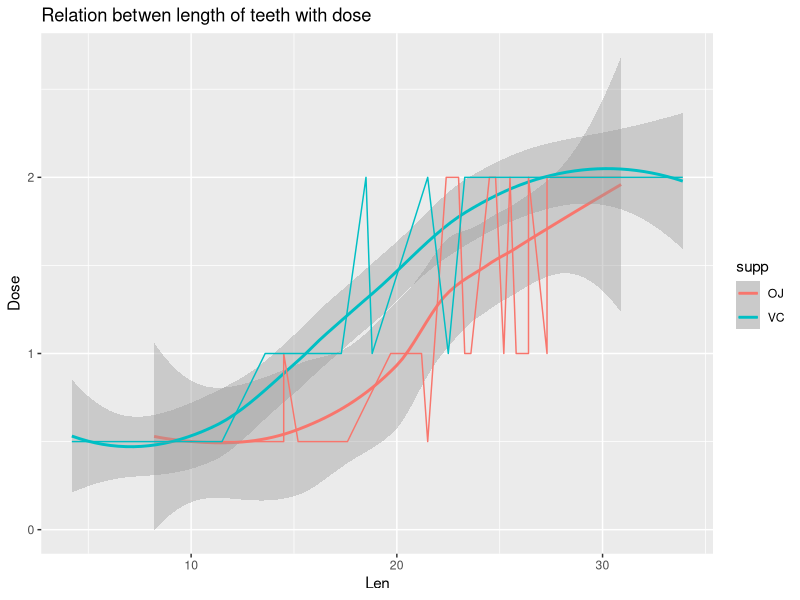

Here is the R script that generated this plot:
## ---- chunk 1
library(ggplot2)
library(datasets)
data(ToothGrowth)
#plot(x = ToothGrowth$supp, y=ToothGrowth$dose)

g <- ggplot(ToothGrowth, aes(x=len, y=dose, colour=supp)) +     
    geom_smooth()+
    labs(x="Len", y=expression("Dose"))+
    labs(title = paste('Relation betwen length of teeth with dose'))+
    geom_line(aes(group=supp))
g


## ---- chunk 2
head(ToothGrowth,10)
str(ToothGrowth)
summary(ToothGrowth)

## ---- chunk 3
# Comparing tooth growth by supp
g1 <- ToothGrowth$len[1 : 30]  # supp : VC
g2 <- ToothGrowth$len[31 : 60] # supp : OJ
t.test(g2, g1, paired = FALSE,var.equal = TRUE, alternative = "two.sided")
